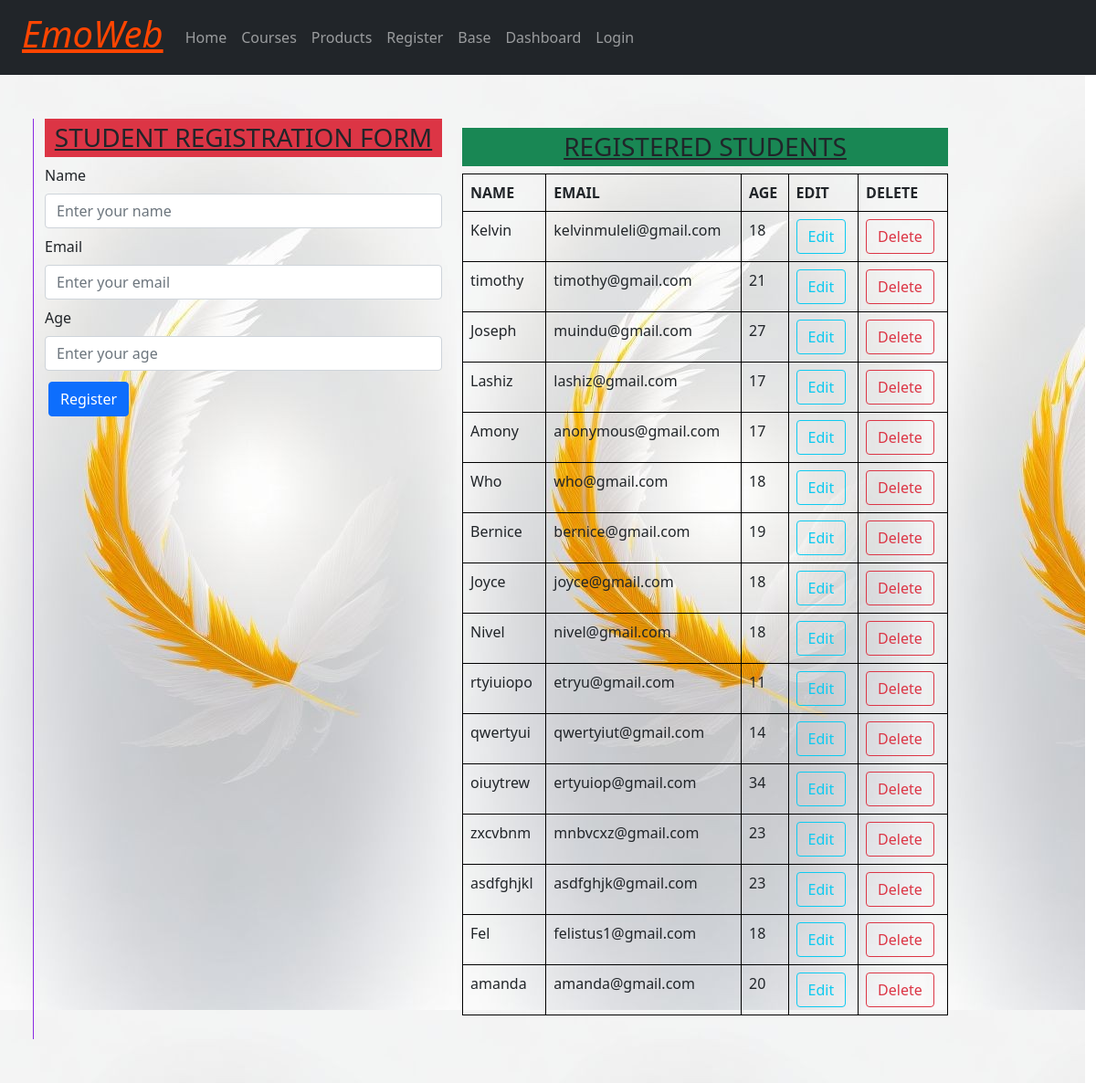
/dashboard, run on the app's committed database.
### registration/models.py (models this page shows)
class Student(models.Model):
    name = models.CharField(max_length=100)
    email = models.EmailField(unique=True)
    age = models.IntegerField(null=False,blank=False)

### registration/views.py (the view)
# urls.py: path('dashboard',views.dashboard, name='mydashboard'),
def dashboard(request):
  mydata = Student.objects.all()
  context = {'data': mydata}
  return render(request, 'dashboard.html', context)

### registration/templates/dashboard.html (shortened to what this page needs)
{% extends 'base.html' %}
{% block content %}
  <div class=" container-fluid row p-5" style="background-image:url('../../static/images/pin18.jpeg')">
    <div class="col-md-5" style="border-left: 1px solid blueviolet;border-left: 1px solid blueviolet;">
      <u><h3 class="bg-danger text-black p-1 text-center">STUDENT REGISTRATION FORM</h3></u>
      <form method="POST" action="/addstudent" style="width:100%;">
        <div class="mb-2">
          <label for="name" class="form-label">Name</label>
          <input type="text" class="form-control" name="studname" id="name" placeholder="Enter your name" required>
        </div>
        <div class="mb-2">
          <label for="email" class="form-label">Email</label>
          <input type="email" class="form-control" name="studmail" id="email" placeholder="Enter your email" required>
        </div>
        <div class="mb-2">
          <label for="age" class="form-label">Age</label>
          <input type="number" class="form-control" name="studage" id="age" placeholder="Enter your age" required>
        </div>
        <button type="submit" class="btn btn-primary m-1">Register</button>
      </form>
    </div>
    <div class="col-md-6" style="border-right: 1px ;border-color: orangered; padding:10px;">
      <u><h3 class="bg-success text-green text-center p-1">REGISTERED STUDENTS</h3></u>
      <table class="table table-bordered" style="border-color: black">
        <thead>
          <tr>
            <th scope="col">NAME</th>
            <th scope="col">EMAIL</th>
            <th scope="col">AGE</th>
            <th scope="col">EDIT</th>
            <th scope="col">DELETE</th>
          </tr>
        </thead>
        <tbody>
        {% for student in data %}
            <tr>
                <td>{{ student.name }}</td>
                <td>{{ student.email }}</td>
                <td>{{ student.age }}</td>
                <td>
                     <a href="/editstudent/{{ student.id }}" type="button" class="btn btn-outline-info">Edit</a>
                </td>
                <td>
                     <a href="/deletestudent/{{ student.id }}" type="button" class="btn btn-outline-danger">Delete</a>
                </td>
            </tr>
        {% endfor %}
        </tbody>
      </table>
    </div>
  </div>
{% endblock %}

### registration/templates/base.html (shortened to what this page needs)
<!DOCTYPE html>
<html>
<head>
    <link href="https://cdn.jsdelivr.net/npm/bootstrap@5.0.2/dist/css/bootstrap.min.css" rel="stylesheet">
</head>
<body>
  {% block navb %}
        <nav class="container-fluid navbar  navbar-expand-lg navbar-dark bg-dark " >
          <div class="container-fluid">
            <div class="collapse navbar-collapse" id="navbarSupportedContent">
              <a class="navbar-brand mt-2 mt-lg-0" href="#">
                  <h1 style="text-decoration: underline;font-style: italic;color:orangered;">EmoWeb</h1>
              </a>
              <ul class="navbar-nav me-auto mb-2 mb-lg-0">
                <li class="nav-item">
                  <a class="nav-link" href="{% url 'myhome' %}">Home</a>
                </li>
                <li class="nav-item">
                  <a class="nav-link" href="{% url 'mycourses' %}">Courses</a>
                </li>
                  <li class="nav-item">
                  <a class="nav-link" href="{% url 'myproducts' %}">Products</a>
                </li>
                <li class="nav-item">
                  <a class="nav-link" href="{% url 'registration' %}">Register</a>
                </li>
                <li class="nav-item">
                  <a class="nav-link" href="{% url 'mybase' %}">Base</a>
                </li>
                    <li class="nav-item">
                  <a class="nav-link" href="{% url 'mydashboard' %}">Dashboard</a>
                </li>
                <li class="nav-item">
                  <a class="nav-link" href="{% url 'mylogin' %}">Login</a>
                </li>
              </ul>
            </div>
          </div>
        </nav>
    {% endblock %}
    <main>
    {% block content %}{% endblock %}
    </main>
</body>
</html>

### data on the page
Student: name "Kelvin", email "kelvinmuleli@gmail.com", age "18"
Student: name "timothy", email "timothy@gmail.com", age "21"
Student: name "Joseph", email "muindu@gmail.com", age "27"
Student: name "Lashiz", email "lashiz@gmail.com", age "17"
Student: name "Amony", email "anonymous@gmail.com", age "17"
Student: name "Who", email "who@gmail.com", age "18"
Student: name "Bernice", email "bernice@gmail.com", age "19"
Student: name "Joyce", email "joyce@gmail.com", age "18"
Student: name "Nivel", email "nivel@gmail.com", age "18"
Student: name "rtyiuiopo", email "etryu@gmail.com", age "11"
Student: name "qwertyui", email "qwertyiut@gmail.com", age "14"
Student: name "oiuytrew", email "ertyuiop@gmail.com", age "34"
Student: name "zxcvbnm", email "mnbvcxz@gmail.com", age "23"
Student: name "asdfghjkl", email "asdfghjk@gmail.com", age "23"
Student: name "Fel", email "felistus1@gmail.com", age "18"
Student: name "amanda", email "amanda@gmail.com", age "20"
